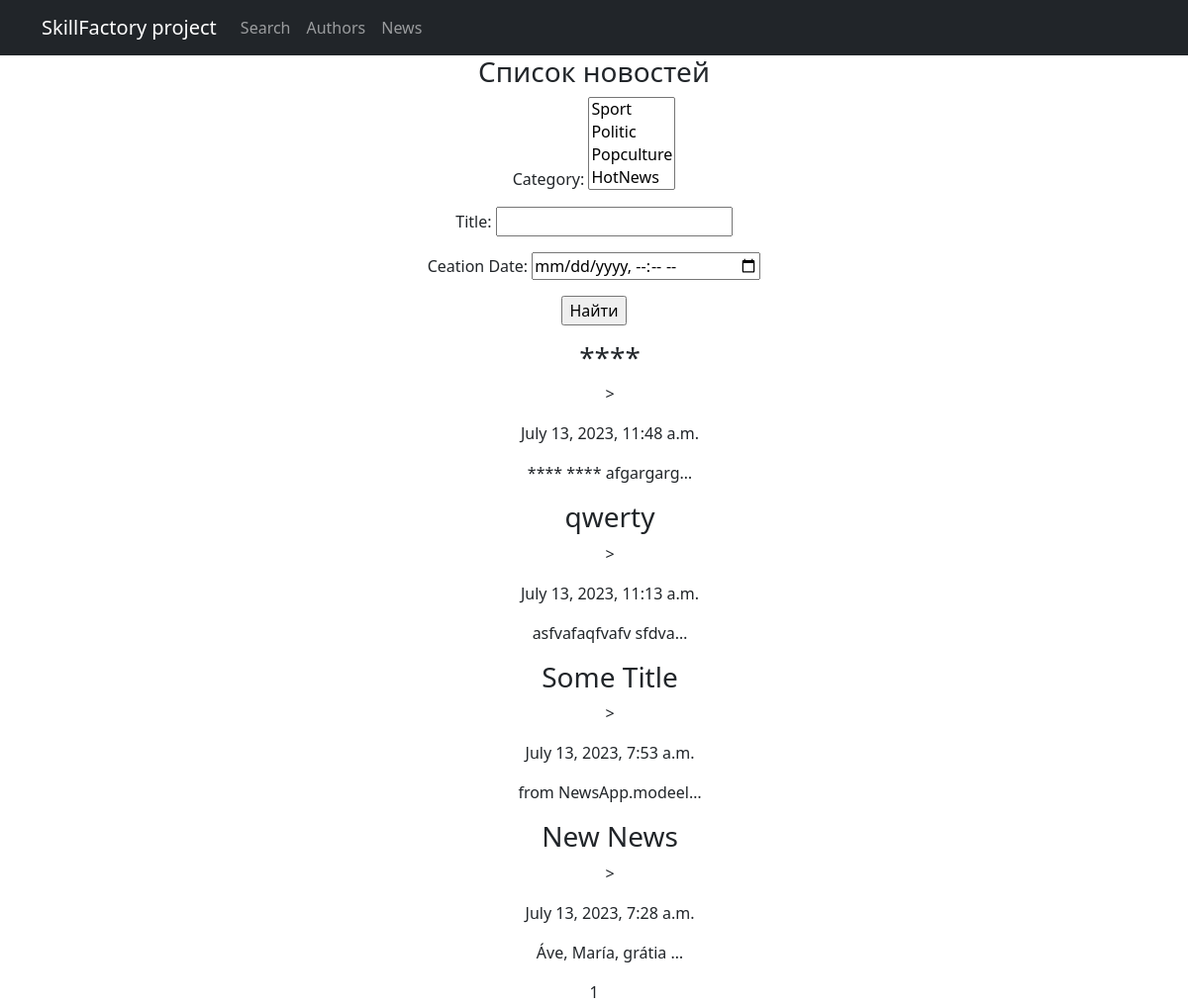
The page /news/search/ on the database as committed earlier.
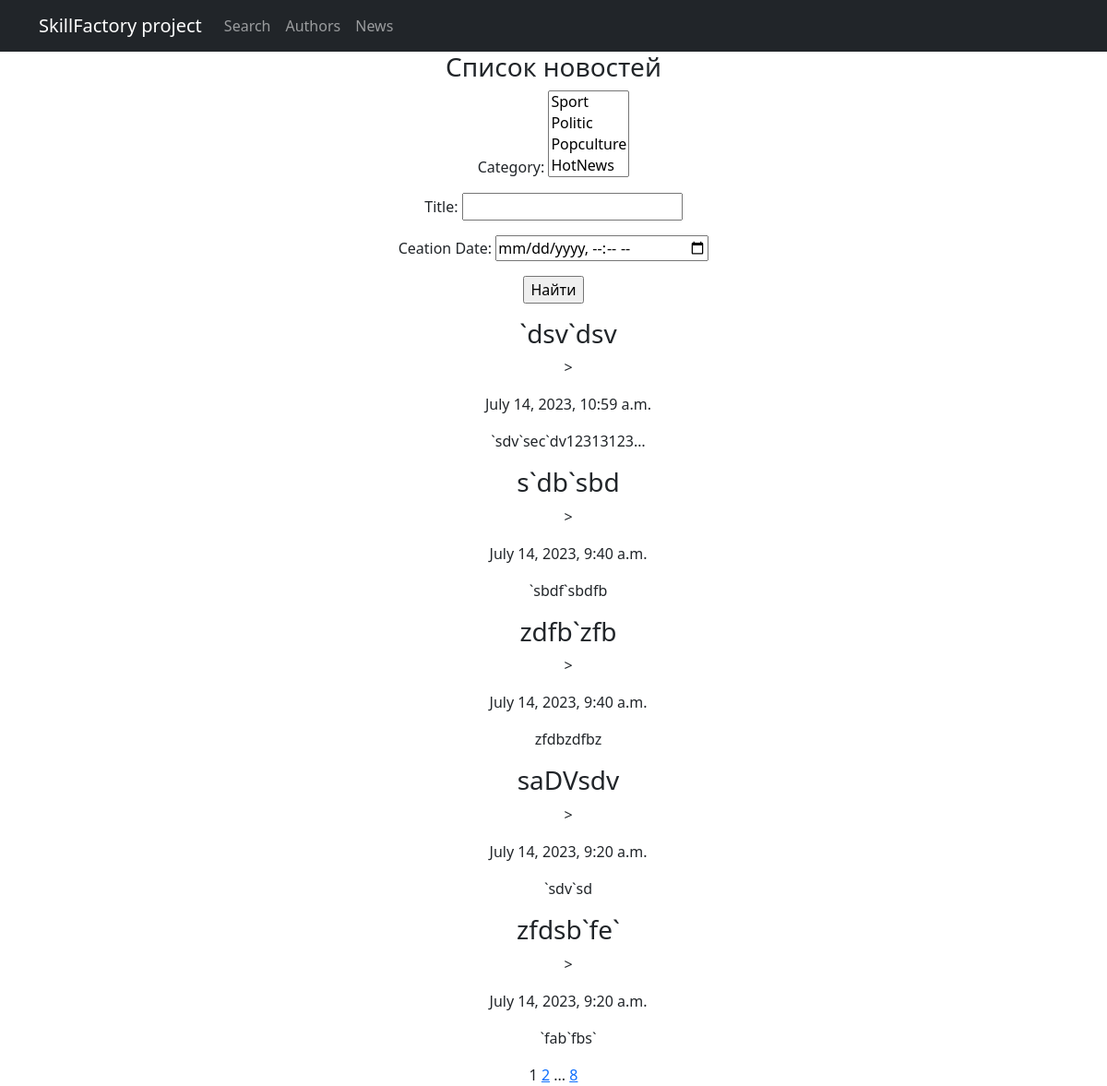
The same page on the database as committed later.
### NewsApp/models.py (models this page shows, shortened)
class Post(models.Model):
    author = models.ForeignKey(Author, on_delete=models.CASCADE)
    NEWS = 'NW'
    ARTICLE = 'AR'
    CATEGORY_CHOICE = (
        (NEWS, 'Новость'),
        (ARTICLE, 'Статья'),
    )
    categoryType = models.CharField(max_length=2, choices=CATEGORY_CHOICE, default='NW')
    dateCreation = models.DateTimeField(auto_now_add=True)
    postCategory = models.ManyToManyField(Category, through='PostCategory')
    title = models.CharField(max_length=128)
    text = models.TextField()
    rating = models.SmallIntegerField(default=0)
    class Meta:
        verbose_name = 'Post'
        verbose_name_plural = 'Posts'

### NewsApp/views.py (the view)
# urls.py: path('news/search/', SearchList.as_view()),
class SearchList(PostList):
    template_name = 'NewsApp/search_list.html'
    def get_queryset(self):
        queryset = super().get_queryset()
        self.filterset = PostFilter(self.request.GET, queryset)
        return self.filterset.qs
    def get_context_data(self, **kwargs):
        context = super().get_context_data(**kwargs)
        context['filterset'] = self.filterset
        return context

### NewsApp/models.py (called while the page is built)
    def __str__(self):
        return f'{self.name}'

### NewsApp/templates/NewsApp/search_list.html (shortened to what this page needs)
{% extends 'NewsApp/default.html' %}
{% load my_filter %}
{% block content %}
 <h3>Список новостей</h3>
<form action="" method="get">
    {{ filterset.form.as_p }}
    <input type="submit" value="Найти" />
</form>
  <ul>
    {% for post in Posts %}
        <p><h3>{{ post.title|censor }}</h3>></p>
        <p>{{ post.dateCreation}}</p>
        <p>{{ post.text|censor|truncatechars:20 }}</p>
    {% endfor %}
  </ul>
{{ page_obj.number }}
{% if page_obj.has_next %}
        <a href="?page={{ page_obj.next_page_number }}"> {{ page_obj.next_page_number }}</a>
        {% if paginator.num_pages != page_obj.next_page_number %}
            ...
            <a href="?page={{ page_obj.paginator.num_pages }}">{{ page_obj.paginator.num_pages }}</a>
    {% endif %}
{% endif %}
{% endblock content %}

Rows that differ between the two databases and show on the page:
no longer on this page (row unchanged): Post: title|censor "****", dateCreation "July 13, 2023, 11:48 a.m.", text|censor "**** **** afgargarg…"
no longer on this page (row unchanged): Post: title|censor "qwerty", dateCreation "July 13, 2023, 11:13 a.m.", text|censor "asfvafaqfvafv sfdva…"
no longer on this page (row unchanged): Post: title|censor "Some Title", dateCreation "July 13, 2023, 7:53 a.m.", text|censor "from NewsApp.modeel…"
no longer on this page (row unchanged): Post: title|censor "New News", dateCreation "July 13, 2023, 7:28 a.m.", text|censor "Áve, María, grátia …"
added Post: title|censor "`dsv`dsv", dateCreation "July 14, 2023, 10:59 a.m.", text|censor "`sdv`sec`dv12313123…"
added Post: title|censor "s`db`sbd", dateCreation "July 14, 2023, 9:40 a.m.", text|censor "`sbdf`sbdfb"
added Post: title|censor "zdfb`zfb", dateCreation "July 14, 2023, 9:40 a.m.", text|censor "zfdbzdfbz"
added Post: title|censor "saDVsdv", dateCreation "July 14, 2023, 9:20 a.m.", text|censor "`sdv`sd"
added Post: title|censor "zfdsb`fe`", dateCreation "July 14, 2023, 9:20 a.m.", text|censor "`fab`fbs`"
Other text that changed with them:
{{ page_obj.next_page_number }}: (not shown) → "2"
{{ page_obj.paginator.num_pages }}: (not shown) → "8"
